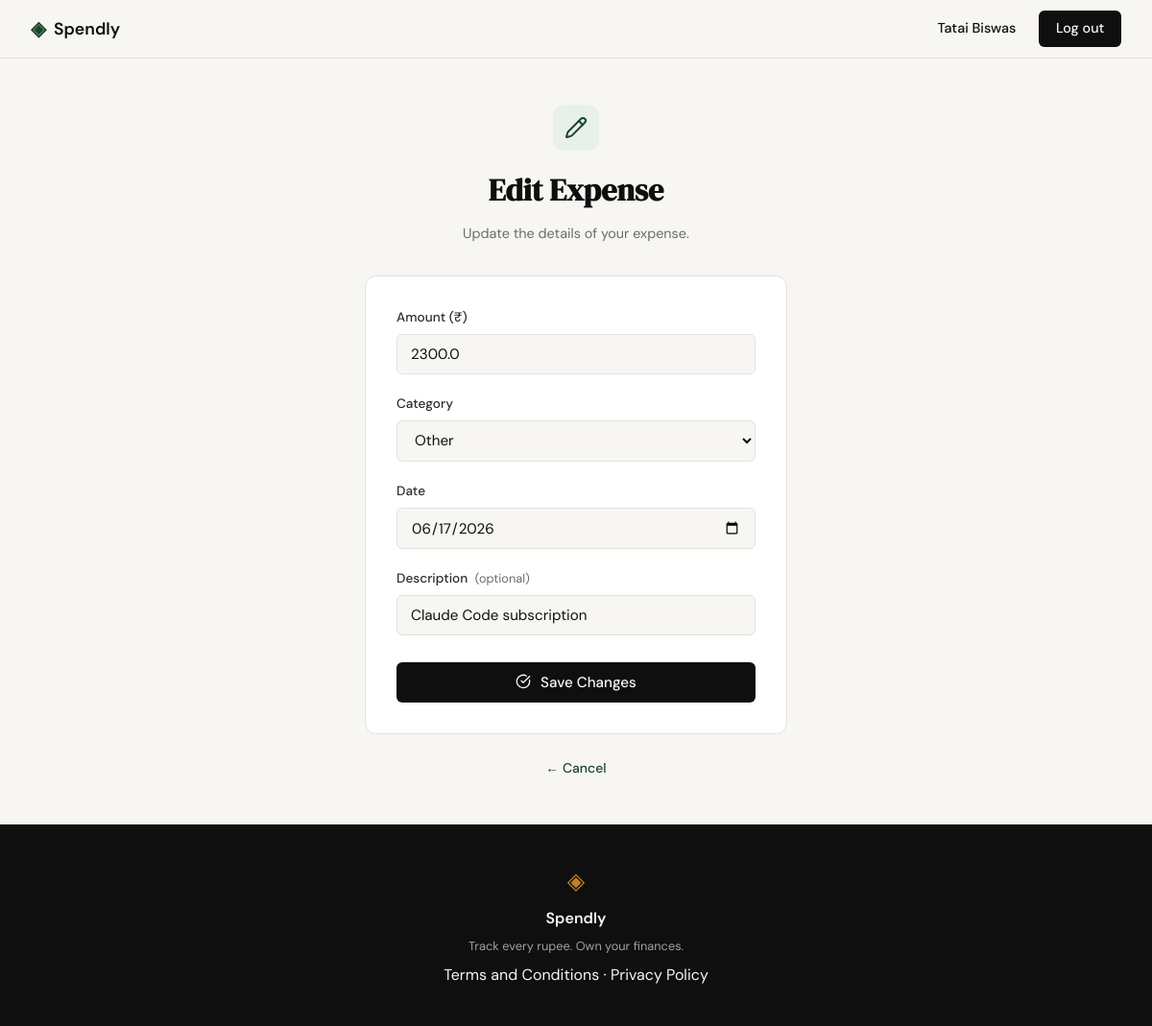
/expenses/27/edit (signed in), run on the app's committed database.
### tables this page shows
CREATE TABLE expenses (
                id          INTEGER PRIMARY KEY AUTOINCREMENT,
                user_id     INTEGER NOT NULL,
                amount      REAL    NOT NULL,
                category    TEXT    NOT NULL,
                date        TEXT    NOT NULL,
                description TEXT,
                created_at  TEXT    DEFAULT (datetime('now')),
                FOREIGN KEY (user_id) REFERENCES users(id)
            );

### app.py (the view, shortened to what this page needs)
@app.route("/expenses/<int:id>/edit", methods=["GET", "POST"])
def edit_expense(id):
    if not session.get("user_id"):
        return redirect(url_for("login"))
    expense = get_expense_by_id(id, session["user_id"])
    if expense is None:
        abort(404)
    if request.method == "GET":
        return render_template(
            "edit_expense.html",
            expense=expense,
            categories=VALID_CATEGORIES,
            form={
                "amount": expense["amount"],
                "category": expense["category"],
                "date": expense["date"],
                "description": expense["description"] or "",
            },
            error=None,
        )

### database/db.py (called while the page is built)
def get_db():
    conn = sqlite3.connect(DB_PATH)
    conn.row_factory = sqlite3.Row
    conn.execute("PRAGMA foreign_keys = ON")
    return conn

def get_expense_by_id(expense_id, user_id):
    conn = get_db()
    try:
        return conn.execute(
            "SELECT * FROM expenses WHERE id = ? AND user_id = ?",
            (expense_id, user_id),
        ).fetchone()
    finally:
        conn.close()

### templates/edit_expense.html (shortened to what this page needs)
{% extends "base.html" %}
{% block content %}
<section class="auth-section">
  <div class="auth-container">
    <div class="auth-header">
      <div class="add-expense-icon">
        <i data-lucide="pencil"></i>
      </div>
      <h1 class="auth-title">Edit Expense</h1>
      <p class="auth-subtitle">Update the details of your expense.</p>
    </div>
    <div class="auth-card">
      <form method="POST" action="{{ url_for('edit_expense', id=expense.id) }}">
        <div class="form-group">
          <label for="amount">Amount (₹)</label>
          <input
            class="form-input"
            type="number"
            id="amount"
            name="amount"
            step="0.01"
            min="0.01"
            placeholder="0.00"
            value="{{ form.get('amount', '') }}"
            required
            autofocus
          >
        </div>
        <div class="form-group">
          <label for="category">Category</label>
          <select class="form-input" id="category" name="category" required>
            {% for cat in categories %}
              <option value="{{ cat }}" {% if form.get('category') == cat %}selected{% endif %}>{{ cat }}</option>
            {% endfor %}
          </select>
        </div>
        <div class="form-group">
          <label for="date">Date</label>
          <input
            class="form-input"
            type="date"
            id="date"
            name="date"
            value="{{ form.get('date', '') }}"
            required
          >
        </div>
        <div class="form-group">
          <label for="description">
            Description
            <span class="add-expense-optional">(optional)</span>
          </label>
          <input
            class="form-input"
            type="text"
            id="description"
            name="description"
            placeholder="e.g. Lunch with team"
            value="{{ form.get('description', '') }}"
            maxlength="200"
          >
        </div>
        <button class="btn-submit" type="submit">
          <i data-lucide="check-circle" class="add-expense-btn-icon"></i>
          Save Changes
        </button>
      </form>
    </div>
    <p class="auth-switch">
      <a href="{{ url_for('profile') }}">← Cancel</a>
    </p>
  </div>
</section>
{% endblock %}

### static/css/style.css (style rules this page uses)
:root { --ink: #0f0f0f; --ink-soft: #2d2d2d; --ink-muted: #6b6b6b; --ink-faint: #a0a0a0; --paper: #f7f6f3; --paper-warm: #f0ede6; --paper-card: #ffffff; --accent: #1a472a; --accent-light: #e8f0eb; --accent-2: #c17f24; --accent-2-light: #fdf3e3; --danger: #c0392b; --danger-light: #fdecea; --border: #e4e1da; --border-soft: #eeebe4; --font-display: 'DM Serif Display', Georgia, serif; --font-body: 'DM Sans', system-ui, sans-serif; --max-width: 1200px; --auth-width: 440px; --radius-sm: 6px; --radius-md: 12px; --radius-lg: 20px; }
*, *::before, *::after { box-sizing: border-box; margin: 0; padding: 0; }
html { font-size: 16px; scroll-behavior: smooth; }
body { background: var(--paper); color: var(--ink); font-family: var(--font-body); font-size: 1rem; line-height: 1.6; -webkit-font-smoothing: antialiased; }
a { color: inherit; text-decoration: none; }
.auth-section { min-height: calc(100vh - 60px - 100px); display: flex; align-items: center; justify-content: center; padding: 3rem 2rem; }
.auth-container { width: 100%; max-width: var(--auth-width); }
.auth-header { text-align: center; margin-bottom: 2rem; }
.auth-title { font-family: var(--font-display); font-size: 2rem; color: var(--ink); margin-bottom: 0.5rem; }
.auth-subtitle { font-size: 0.9rem; color: var(--ink-muted); }
.auth-card { background: var(--paper-card); border: 1px solid var(--border); border-radius: var(--radius-md); padding: 2rem; margin-bottom: 1.5rem; }
.form-group { margin-bottom: 1.25rem; }
.form-group label { display: block; font-size: 0.85rem; font-weight: 500; color: var(--ink-soft); margin-bottom: 0.4rem; }
.form-input { width: 100%; padding: 0.6rem 0.875rem; border: 1px solid var(--border); border-radius: var(--radius-sm); font-family: var(--font-body); font-size: 0.95rem; color: var(--ink); background: var(--paper); outline: none; transition: border-color 0.2s; }
.form-input::placeholder { color: var(--ink-faint); }
.btn-submit { width: 100%; padding: 0.7rem; background: var(--ink); color: var(--paper); border: none; border-radius: var(--radius-sm); font-family: var(--font-body); font-size: 0.95rem; font-weight: 500; cursor: pointer; transition: background 0.2s; margin-top: 0.5rem; }
.auth-switch { text-align: center; font-size: 0.875rem; color: var(--ink-muted); }
.auth-switch a { color: var(--accent); font-weight: 500; }
.add-expense-icon { display: flex; align-items: center; justify-content: center; width: 3rem; height: 3rem; background: var(--accent-light); border-radius: var(--radius-md); margin: 0 auto 1rem; color: var(--accent); }
.add-expense-icon svg { width: 1.5rem; height: 1.5rem; }
.add-expense-optional { font-weight: 400; color: var(--ink-muted); font-size: 0.8rem; margin-left: 0.25rem; }
.add-expense-btn-icon { width: 1rem; height: 1rem; vertical-align: -2px; margin-right: 0.375rem; }

### data on the page
expenses: amount "2300.0", category "Other", date "06/17/2026", description "Claude Code subscription"

### other printed values
{{ session["user_name"] }} "Tatai Biswas"
